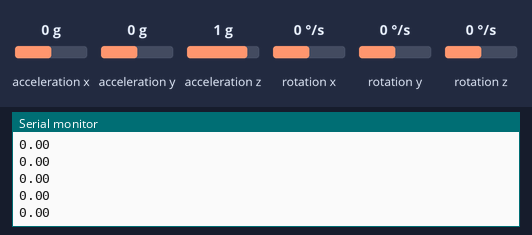
The sketch below on a simulated Arduino Uno, built with avr-gcc and run on an emulated ATmega328P. On the bench: the last lines printed to the serial monitor. Wiring (inferred from the names in the program): MPU-6050 motion sensor at I2C address 0x68. The inputs (shaded band) are chosen by the test bench; at power-on: acceleration x 0 g, acceleration z 1 g, rotation y 0 °/s, acceleration y 0 g, rotation x 0 °/s, rotation z 0 °/s.

Above: at 1.2 s.
1.3 s: acceleration x set to -1.4 g
At 2.3 s:
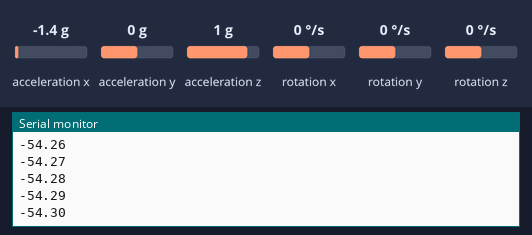
2.8 s: acceleration z set to -1.4 g
At 3.8 s:
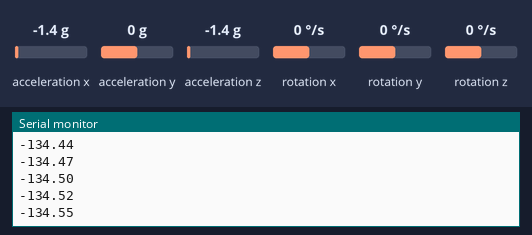
4.3 s: rotation y set to -192 °/s
At 5.3 s:
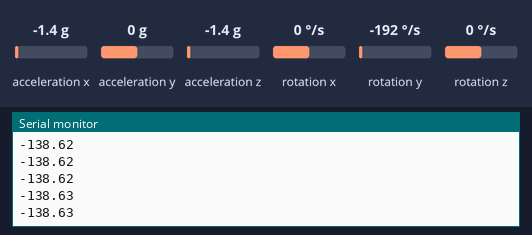
Timing chart, 0 to 7.3 s (numbered marks = the images above; inputs shaded):
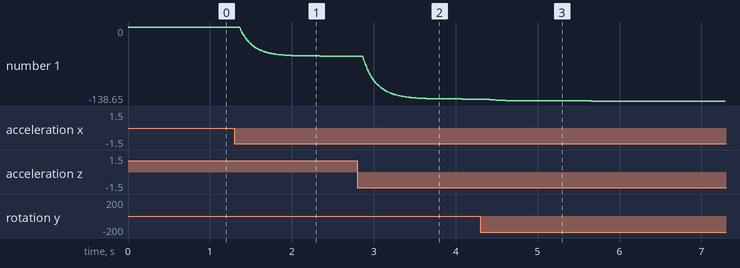

Measured:
- after the input at 1.3 s, the serial monitor: prints a new line after 0.07 s (image 1)
- plotted number 1: 0 → -54.46 after the input at 1.3 s

The sketch:

new_mpu.ino
```cpp
#include <Wire.h>
#define mpu_add 0x68 //mpu6050 address

long ac_x, ac_y, ac_z, gy_x, gy_y, gy_z ; //acc, gyro data

double angle = 0, deg ; // angle, deg data
double dgy_x ; //double type acc data

void setup() {
  // put your setup code here, to run once:
  Serial.begin(9600) ;  //set serial baud
  Wire.begin() ;  //set I2C
  Wire.beginTransmission(mpu_add) ;
  Wire.write(0x6B) ;
  Wire.write(0) ;
  Wire.endTransmission(true) ;
}

void loop() {
  // put your main code here, to run repeatedly:

  Wire.beginTransmission(mpu_add) ; //get acc data
  Wire.write(0x3B) ;
  Wire.endTransmission(false) ;
  Wire.requestFrom(mpu_add, 6, true) ;
  ac_x = Wire.read() << 8 | Wire.read() ;
  ac_y = Wire.read() << 8 | Wire.read() ;
  ac_z = Wire.read() << 8 | Wire.read() ;

  Wire.beginTransmission(mpu_add) ; //get gyro data
  Wire.write(0x43) ;
  Wire.endTransmission(false) ;
  Wire.requestFrom(mpu_add, 6, true) ;
  gy_x = Wire.read() << 8 | Wire.read() ;
  gy_y = Wire.read() << 8 | Wire.read() ;
  gy_z = Wire.read() << 8 | Wire.read() ;

  deg = atan2(ac_x, ac_z) * 180 / PI ;  //rad to deg

  dgy_x = gy_y / 131. ;  //16-bit data to 250 deg/sec
  angle = (0.95 * (angle + (dgy_x * 0.001))) + (0.05 * deg) ; //complementary filter
  Serial.println(angle) ;
}
```
